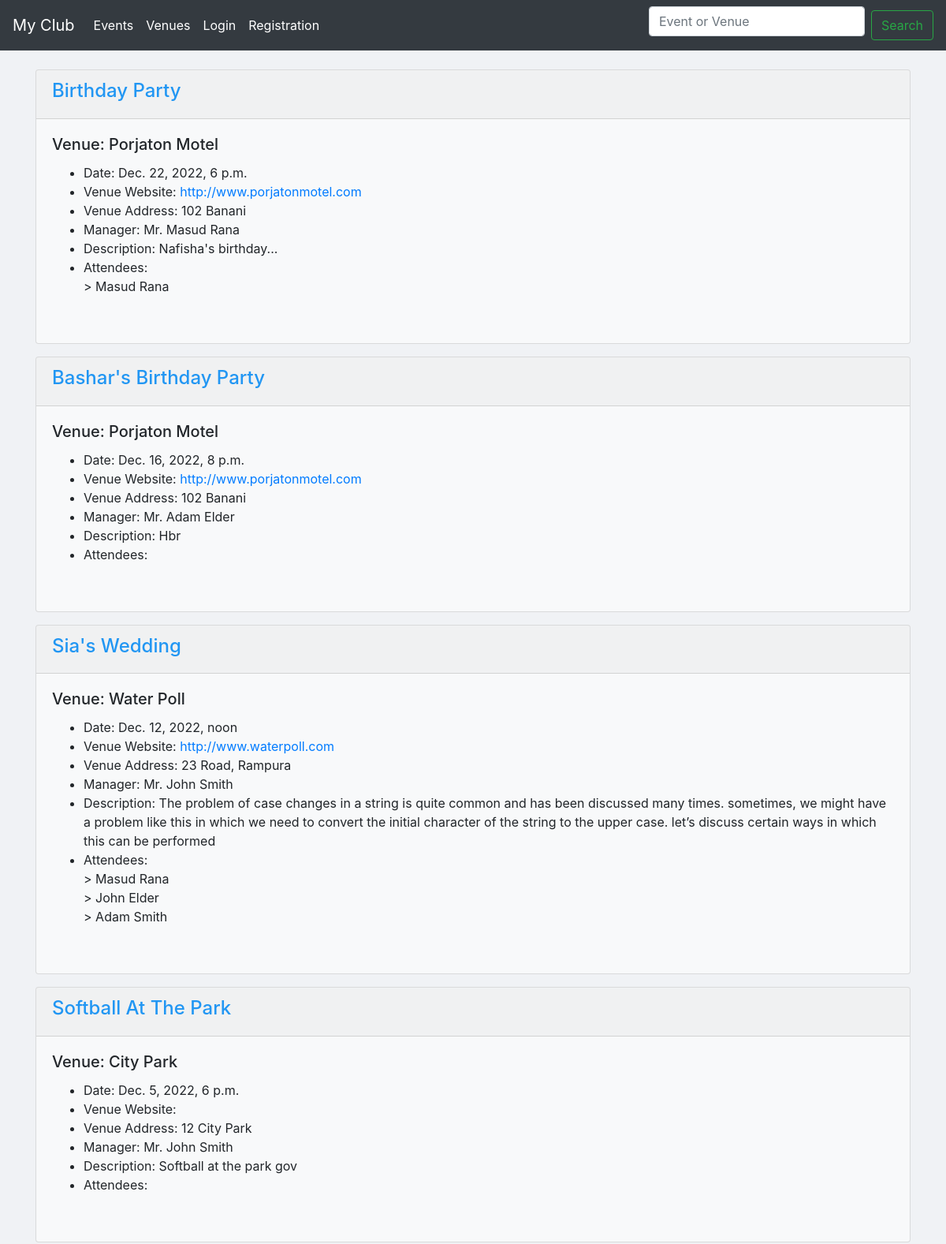
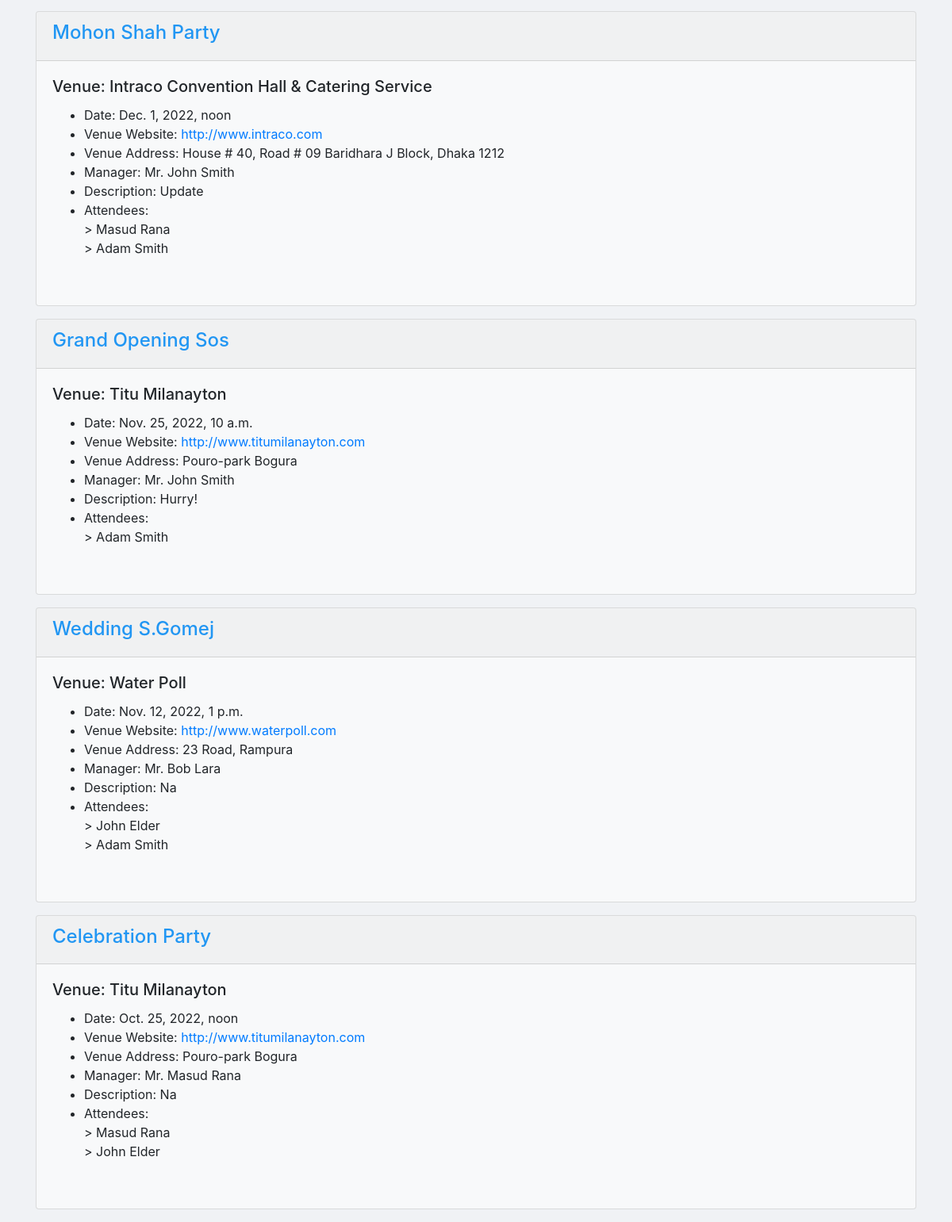
Screenshot of /events/ with the database file from the repository (2 pictures, top to bottom).
### events/models.py (models this page shows, shortened)
class Event(models.Model):
	name = models.CharField('Event name', max_length=120)
	event_date = models.DateTimeField('Event date')
	venue = models.ForeignKey(Venue, null=True, on_delete=models.CASCADE) # Many to One Relation
	manager = models.ForeignKey(User, blank=True,on_delete=models.CASCADE) # Many to one Relation
	description = models.TextField(blank=True)
	attendees = models.ManyToManyField(MyClubUser,blank=True) # Many to Many Relation
	def __str__(self):
		return self.name

class Venue(models.Model):
	name = models.CharField(verbose_name='Venue name', max_length=120)
	address = models.CharField(max_length=300)
	zip_code = models.CharField('Zip Code',max_length=10,blank=True)
	phone = models.CharField('Contact phone',max_length=15,blank=True)
	web = models.URLField('Website address', blank=True)
	email = models.EmailField('Email address',blank=True)
	owner = models.PositiveIntegerField(verbose_name='Venue Owner', blank=False, default=1)
	book = models.BooleanField(default=False, blank=True)
	def __str__(self):
		return self.name

class MyClubUser(models.Model):
	first_name = models.CharField(max_length=30)
	last_name = models.CharField(max_length=30)
	email = models.EmailField('User email')
	def __str__(self):
		return self.first_name + ' ' + self.last_name

### events/views.py (the view)
# urls.py: path('events/', views.all_events, name='list-events'),
def all_events(request):
	event_count = Event.objects.all().count()
	events = Event.objects.all().order_by('-event_date')
	return render(request, 'events/events_list.html', {'events':events,'event_count':event_count})

### events/templates/events/events_list.html (shortened to what this page needs)
{% extends 'events/base.html' %}
    {% block content %}
      {% for event in events %}
      <div class="card bg-light mb-3">
      <div class="card-header" style="color:#2196f3;"> <strong> <h4>{{event | title}}</h4> </strong></div>
      <div class="card-body">
    <h5 class="card-title">Venue: {{event.venue | title}}</h5>
    <ul>
        <li>Date: {{event.event_date}}</li>
        <li>Venue Website: <a href="{{event.venue.web}}" target="_blank">{{event.venue.web}}</a> </li>
        <li>Venue Address: {{event.venue.address}}</li>
        <li>Manager: Mr. {{event.manager.first_name}} {{event.manager.last_name}}</li>
        <li>Description: {{event.description}}</li>
        <li>Attendees:<br/>
        {% for userattend in event.attendees.all %}
         > {{userattend}}<br>
        {% endfor %}
        </li>
      </ul>
        <br>
  </div>
</div>
      {% endfor %}
    {% endblock content %}

### events/templates/events/base.html (style rules this page uses)
body { background-color: #f0f2f5; }

### rows the page displays
Event: name "Birthday Party", venue "Porjaton Motel", event_date "Dec. 22, 2022, 6 p.m.", venue.web "http://www.porjatonmotel.com", venue.address "102 Banani", manager.first_name "Masud", manager.last_name "Rana", description "Nafisha's birthday..."
MyClubUser: first_name+last_name "Masud Rana"
Event: name "Bashar's Birthday Party", venue "Porjaton Motel", event_date "Dec. 16, 2022, 8 p.m.", venue.web "http://www.porjatonmotel.com", venue.address "102 Banani", manager.first_name "Adam", manager.last_name "Elder", description "Hbr"
Event: name "Sia's Wedding", venue "Water Poll", event_date "Dec. 12, 2022, noon", venue.web "http://www.waterpoll.com", venue.address "23 Road, Rampura", manager.first_name "John", manager.last_name "Smith", description "The problem of case changes in a string is quite common and has been discussed many times. sometimes, we might have a problem like this in which we need to convert the initial character of the string to the upper case. let’s discuss certain ways in which this can be performed"
MyClubUser: first_name+last_name "John Elder"
MyClubUser: first_name+last_name "Adam Smith"
Event: name "Softball At The Park", venue "City Park", event_date "Dec. 5, 2022, 6 p.m.", venue.address "12 City Park", manager.first_name "John", manager.last_name "Smith", description "Softball at the park gov"
Event: name "Mohon Shah Party", venue "Intraco Convention Hall & Catering Service", event_date "Dec. 1, 2022, noon", venue.web "http://www.intraco.com", venue.address "House # 40, Road # 09 Baridhara J Block, Dhaka 1212", manager.first_name "John", manager.last_name "Smith", description "Update"
Event: name "Grand Opening Sos", venue "Titu Milanayton", event_date "Nov. 25, 2022, 10 a.m.", venue.web "http://www.titumilanayton.com", venue.address "Pouro-park Bogura", manager.first_name "John", manager.last_name "Smith", description "Hurry!"
Event: name "Wedding S.Gomej", venue "Water Poll", event_date "Nov. 12, 2022, 1 p.m.", venue.web "http://www.waterpoll.com", venue.address "23 Road, Rampura", manager.first_name "Bob", manager.last_name "Lara", description "Na"
Event: name "Celebration Party", venue "Titu Milanayton", event_date "Oct. 25, 2022, noon", venue.web "http://www.titumilanayton.com", venue.address "Pouro-park Bogura", manager.first_name "Masud", manager.last_name "Rana", description "Na"
